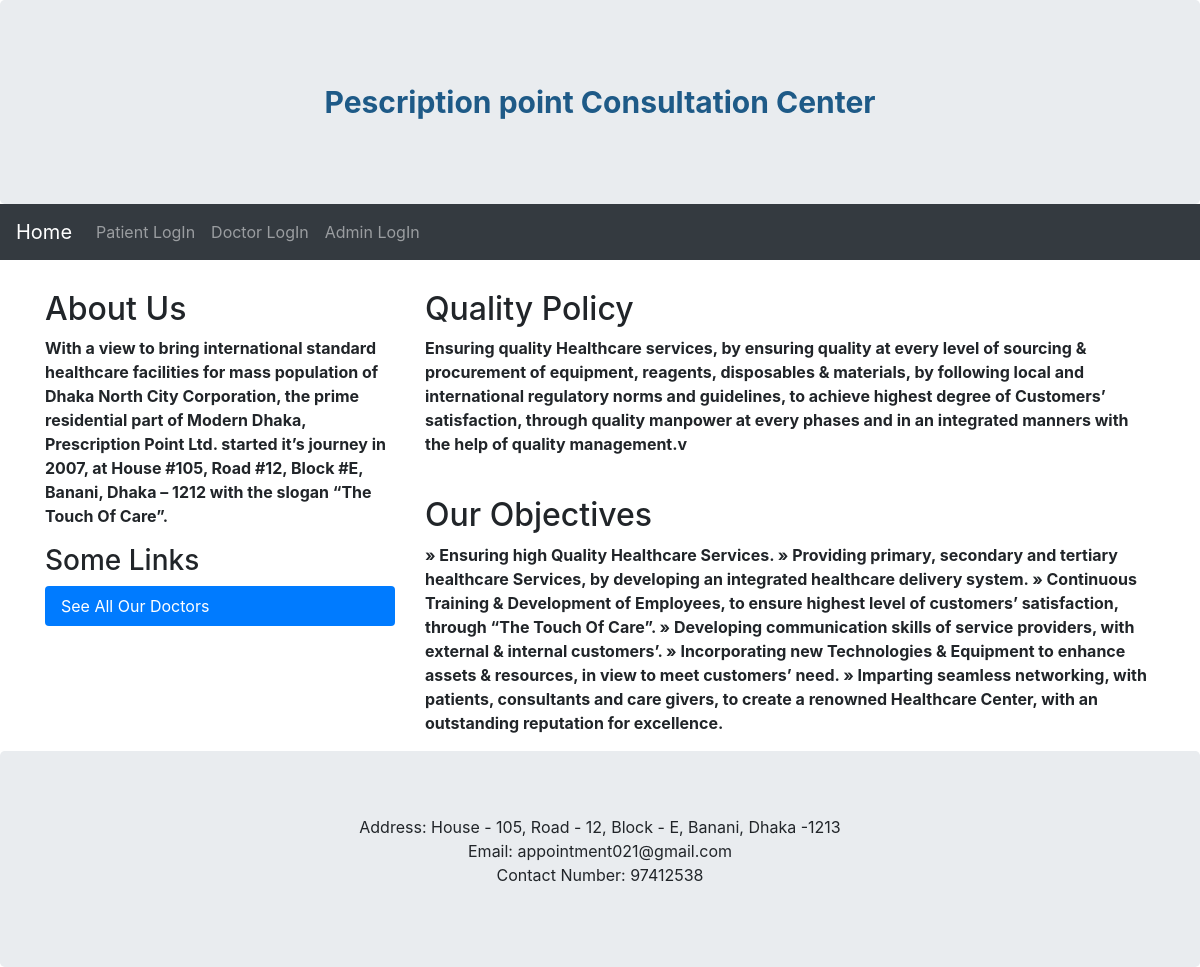
The app's page /home.php with its own data.
### tables this page shows
CREATE TABLE `con_info` (
  `address` varchar(255) DEFAULT NULL,
  `id` int(100) NOT NULL,
  `about_1` longtext DEFAULT NULL,
  `about_2` longtext DEFAULT NULL,
  `about_3` longtext DEFAULT NULL,
  `email` varchar(255) DEFAULT NULL,
  `contact_number` varchar(255) DEFAULT NULL,
  `name` varchar(255) NOT NULL,
  `admin_ID` int(100) NOT NULL
);

### home.php (the view, shortened to what this page needs)
<?php
	include("connection.php");
		$query = "select * from con_info where id = '21' limit 1";
		$result = mysqli_query($con,$query);
		if($result && mysqli_num_rows($result) > 0)
		{
			$info = mysqli_fetch_assoc($result);
		}
		else
			$info = NULL;
?>
<!DOCTYPE html>
<html>
<head>
  <link rel="stylesheet" href="https://maxcdn.bootstrapcdn.com/bootstrap/4.5.2/css/bootstrap.min.css">
</head>
<body>
	<div class="jumbotron text-center" style="margin-bottom:0">
  <h1><div style="font-size: 30px;margin: 20px;color: #1E5A87;"><b><?php echo $info['name']; ?></b></div></h1>
</div>
<nav class="navbar navbar-expand-sm bg-dark navbar-dark">
  <a class="navbar-brand" href="home.php">Home</a>
  <div class="collapse navbar-collapse" id="collapsibleNavbar">
    <ul class="navbar-nav">
      <li class="nav-item">
        <a class="nav-link" href="login.php">Patient LogIn</a>
      </li>
      <li class="nav-item">
        <a class="nav-link" href="doctor_login.php">Doctor LogIn</a>
      </li>
      <li class="nav-item">
        <a class="nav-link" href="admin_login.php">Admin LogIn</a>
      </li>
    </ul>
  </div>
</nav>
<div class="container" style="margin-top:30px">
  <div class="row">
    <div class="col-sm-4">
      <h2>About Us</h2>
      <p><b><?php echo $info['about_1']; ?></b></p>
      <h3>Some Links</h3>
      <ul class="nav nav-pills flex-column">
        <li class="nav-item">
          <a class="nav-link active" href="see.php">See All Our Doctors</a>
        </li>
      </ul>
    </div>
    <div class="col-sm-8">
      <h2>Quality  Policy</h2>
      <p><b><?php echo $info['about_2']; ?></b></p>
      <br>
      <h2>Our Objectives</h2>
      <p><b><?php echo $info['about_3']; ?></b></p>
    </div>
  </div>
</div>
<div class="jumbotron text-center" style="margin-bottom:0">
  <p>Address: <?php echo $info['address']; ?><br>Email: <?php echo $info['email']; ?><br>Contact Number: <?php echo $info['contact_number']; ?></p>
</body>
</html>

### home.php (style rules this page uses)
html, body { height: 100%; }
body { background-image: url(https://artisana.ro/wp-content/uploads/2018/09/slider2.png); background-repeat: repeat; background-size: 100% 120%; }

### records on screen
con_info: name "Pescription point Consultation Center", about_1 "With a view to bring international standard healthcare facilities for mass population of Dhaka North City Corporation, the prime residential part of Modern Dhaka, Prescription Point Ltd. started it’s journey in 2007, at House #105, Road #12, Block #E, Banani, Dhaka – 1212 with the slogan “The Touch Of Care”.", about_2 "Ensuring quality Healthcare services, by ensuring quality at every level of sourcing & procurement of equipment, reagents, disposables & materials, by following local and international regulatory norms and guidelines, to achieve highest degree of Customers’ satisfaction, through quality manpower at every phases and in an integrated manners with the help of quality management.v", about_3 "» Ensuring high Quality Healthcare Services. » Providing primary, secondary and tertiary healthcare Services, by developing an integrated healthcare delivery system. » Continuous Training & Development of Employees, to ensure highest level of customers’ satisfaction, through “The Touch Of Care”. » Developing communication skills of service providers, with external & internal customers’. » Incorporating new Technologies & Equipment to enhance assets & resources, in view to meet customers’ need. » Imparting seamless networking, with patients, consultants and care givers, to create a renowned Healthcare Center, with an outstanding reputation for excellence.", address "House - 105, Road - 12, Block - E, Banani, Dhaka -1213", email "appointment021@gmail.com", contact_number "97412538"
